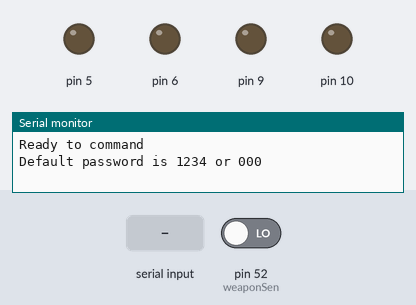
A sketch run on a simulated Arduino Mega 2560, built with avr-gcc and run on an emulated ATmega2560. On the bench: output pins drawn as LEDs (lit = HIGH), the last lines printed to the serial monitor. The inputs (shaded band) are chosen by the test bench; at power-on: pin 52 (weaponSen) LOW.

Above: at 1.2 s.
1.3 s: "u" received over the second serial link
At 1.7 s:
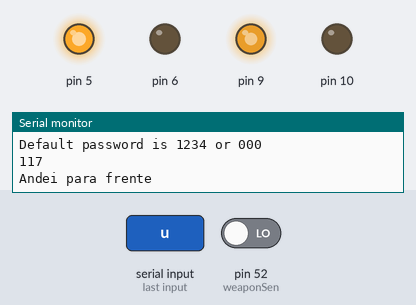
2.8 s: "l" received over the second serial link
At 4.0 s:
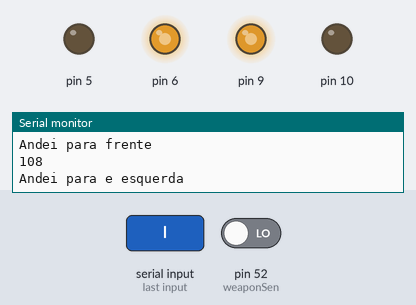
4.3 s: "r" received over the second serial link
At 5.2 s:
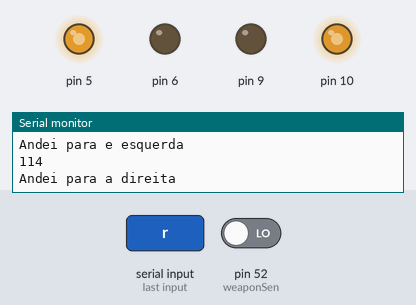
5.8 s: "d" received over the second serial link
At 6.3 s:
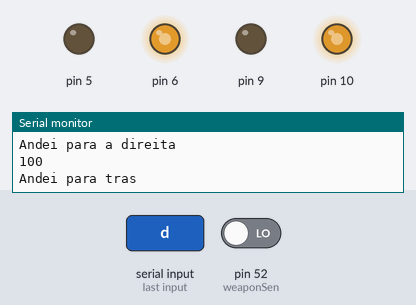
9.2 s: "s" received over the second serial link
At 10.1 s:
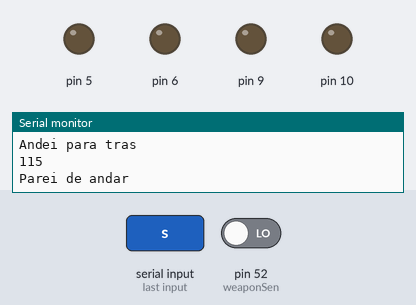
Timing chart, 0 to 12.2 s (numbered marks = the images above; inputs shaded):
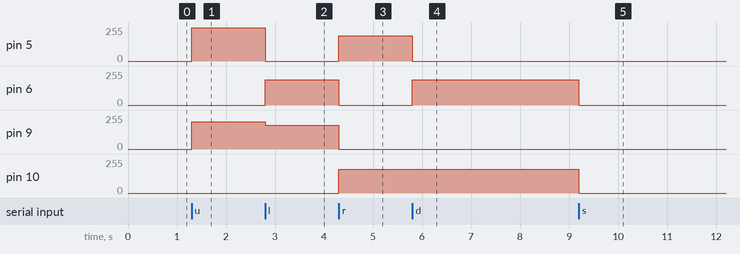

Measured:
- after the input at 1.3 s, pin 5: 0/255 → 250/255 at once; pin 9: 0/255 → 205/255 at once
- after the input at 2.8 s, pin 5: 250/255 → 0/255 at once; pin 6: 0/255 → 190/255 at once; pin 9: 205/255 → 180/255 at once
- after the input at 4.3 s, pin 5: 0/255 → 190/255 at once; pin 6: 190/255 → 0/255 at once; pin 9: 180/255 → 0/255 at once; pin 10: 0/255 → 180/255 at once
- after the input at 5.8 s, pin 5: 190/255 → 0/255 at once; pin 6: 0/255 → 190/255 at once
- after the input at 9.2 s, pin 6: 190/255 → 0/255 at once; pin 10: 180/255 → 0/255 at once

The sketch:

roboWeapon.ino
```cpp
#include <SoftwareSerial.h>
SoftwareSerial MyBlue(2, 3);
int flag = 0;
int weaponSen = 52;
int weaponState = 0;
int weaponStep = 0;
unsigned long startTime = 0;
int superPosition = 0;
int val = 0;

void setup() {
  // put your setup code here, to run once:
  Serial.begin(9600);
  MyBlue.begin(9600);
  Serial.println("Ready to command\nDefault password is 1234 or 000");
}

void loop() {
  // put your main code here, to run repeatedly:
  if (MyBlue.available()) {
    flag = MyBlue.read();
    Serial.println(flag);

    if (flag == 117) {
      Serial.println("Andei para frente");
      analogWrite(5, 250);
      analogWrite(6, 0);
      analogWrite(9, 205);
      analogWrite(10, 0);
    } else if (flag == 108) {
      Serial.println("Andei para e esquerda");
      analogWrite(5, 0);
      analogWrite(6, 190);
      analogWrite(9, 180);
      analogWrite(10, 0);
    } else if (flag == 114) {
      Serial.println("Andei para a direita");
      analogWrite(5, 190);
      analogWrite(6, 0);
      analogWrite(9, 0);
      analogWrite(10, 180);
    } else if (flag == 100) {
      Serial.println("Andei para tras");
      analogWrite(5, 0);
      analogWrite(6, 190);
      analogWrite(9, 0);
      analogWrite(10, 180);
    } else if (flag == 115) {
      Serial.println("Parei de andar");
      analogWrite(5, 0);
      analogWrite(6, 0);
      analogWrite(9, 0);
      analogWrite(10, 0);
    }
  }

  val = digitalRead(weaponSen);
  if (weaponState == 0 && (val == 1 || superPosition == 1)) {
    if (superPosition == 0) {
      superPosition = 1;
    }
    Serial.println("A arma sendo ativada");
    weaponStep++;
    //after weapon being all pushed
    if (weaponStep == 200) {
      Serial.println("A arma foi ativada");
      weaponState = 1;
      weaponStep = 0;
      startTime = millis();
      superPosition == 0;
    }
  }

  if (weaponState == 1 && millis() - startTime > 5000) {
    Serial.printlnI("Arma esta sendo desativada");
    //after weapon being all pushed
    weaponStep++;
    if (weaponStep == 200) {
      Serial.printlnI("Arma foi desativada");
      weaponState = 0;
      weaponStep = 0;
    }
  }
}
```
